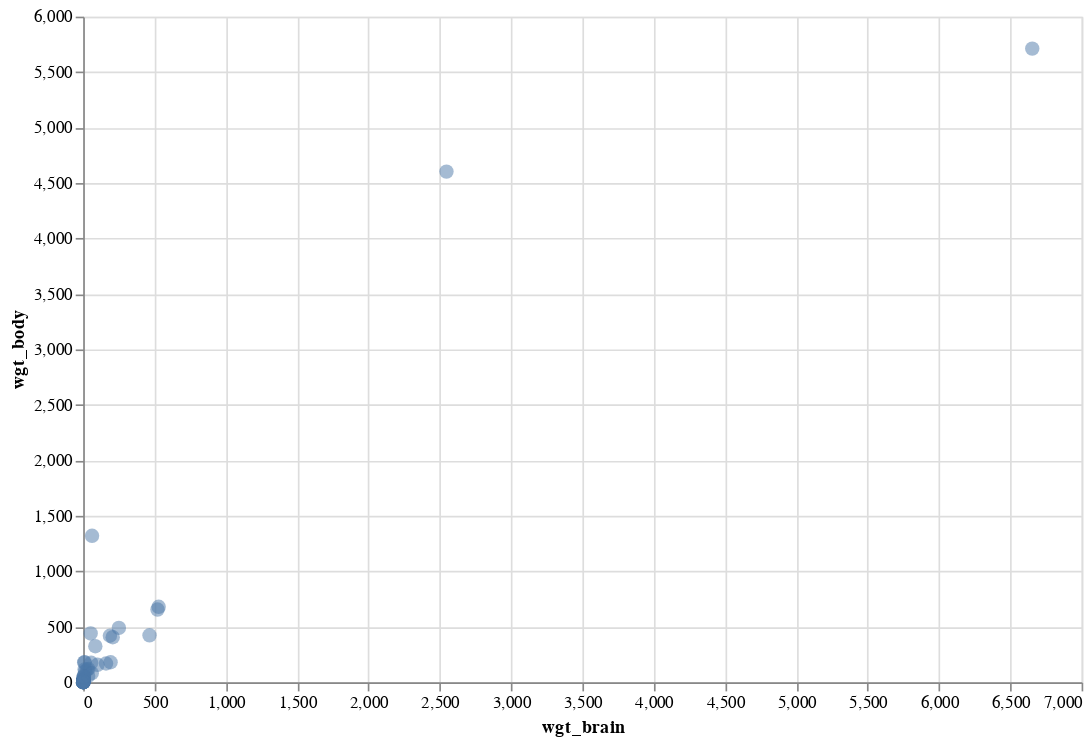

Notebook cell for this chart:
### Markdown cell above
### Exploración

### Code cell
alt.Chart(brain_body_df).mark_circle(size=75, opacity=0.5).encode(
    x="wgt_brain:Q",
    y="wgt_body:Q"
).properties(
    width=600,
    height=400
)

### Figure 1 — Vega-Lite specification as saved in the notebook (floating-point values rounded to 4 significant figures)
{"$schema": "https://vega.github.io/schema/vega-lite/v2.4.3.json", "config": {"view": {"height": 300, "width": 400}}, "data": {"values": [{"wgt_body": 44.5, "wgt_brain": 3.385}, {"wgt_body": 15.5, "wgt_brain": 0.48}, {"wgt_body": 8.1, "wgt_brain": 1.35}, {"wgt_body": 423, "wgt_brain": 465}, {"wgt_body": 119.5, "wgt_brain": 36.33}, {"wgt_body": 115, "wgt_brain": 27.66}, {"wgt_body": 98.2, "wgt_brain": 14.83}, {"wgt_body": 5.5, "wgt_brain": 1.04}, {"wgt_body": 58, "wgt_brain": 4.19}, {"wgt_body": 6.4, "wgt_brain": 0.425}, {"wgt_body": 4, "wgt_brain": 0.101}, {"wgt_body": 5.7, "wgt_brain": 0.92}, {"wgt_body": 6.6, "wgt_brain": 1}, {"wgt_body": 0.14, "wgt_brain": 0.005}, {"wgt_body": 1, "wgt_brain": 0.06}, {"wgt_body": 10.8, "wgt_brain": 3.5}, {"wgt_body": 12.3, "wgt_brain": 2}, {"wgt_body": 6.3, "wgt_brain": 1.7}, {"wgt_body": 4603, "wgt_brain": 2547}, {"wgt_body": 0.3, "wgt_brain": 0.023}, {"wgt_body": 419, "wgt_brain": 187.1}, {"wgt_body": 655, "wgt_brain": 521}, {"wgt_body": 3.5, "wgt_brain": 0.785}, {"wgt_body": 115, "wgt_brain": 10}, {"wgt_body": 25.6, "wgt_brain": 3.3}, {"wgt_body": 5, "wgt_brain": 0.2}, {"wgt_body": 17.5, "wgt_brain": 1.41}, {"wgt_body": 680, "wgt_brain": 529}, {"wgt_body": 406, "wgt_brain": 207}, {"wgt_body": 325, "wgt_brain": 85}, {"wgt_body": 12.3, "wgt_brain": 0.75}, {"wgt_body": 1320, "wgt_brain": 62}, {"wgt_body": 5712, "wgt_brain": 6654}, {"wgt_body": 3.9, "wgt_brain": 3.5}, {"wgt_body": 179, "wgt_brain": 6.8}, {"wgt_body": 56, "wgt_brain": 35}, {"wgt_body": 17, "wgt_brain": 4.05}, {"wgt_body": 1, "wgt_brain": 0.12}, {"wgt_body": 0.4, "wgt_brain": 0.023}, {"wgt_body": 0.25, "wgt_brain": 0.01}, {"wgt_body": 12.5, "wgt_brain": 1.4}, {"wgt_body": 490, "wgt_brain": 250}, {"wgt_body": 12.1, "wgt_brain": 2.5}, {"wgt_body": 175, "wgt_brain": 55.5}, {"wgt_body": 157, "wgt_brain": 100}, {"wgt_body": 440, "wgt_brain": 52.16}, {"wgt_body": 179.5, "wgt_brain": 10.55}, {"wgt_body": 2.4, "wgt_brain": 0.55}, {"wgt_body": 81, "wgt_brain": 60}, {"wgt_body": 21, "wgt_brain": 3.6}, {"wgt_body": 39.2, "wgt_brain": 4.288}, {"wgt_body": 1.9, "wgt_brain": 0.28}, {"wgt_body": 1.2, "wgt_brain": 0.075}, {"wgt_body": 3, "wgt_brain": 0.122}, {"wgt_body": 0.33, "wgt_brain": 0.048}, {"wgt_body": 180, "wgt_brain": 192}, {"wgt_body": 25, "wgt_brain": 3}, {"wgt_body": 169, "wgt_brain": 160}, {"wgt_body": 2.6, "wgt_brain": 0.9}, {"wgt_body": 11.4, "wgt_brain": 1.62}, {"wgt_body": 2.5, "wgt_brain": 0.104}, {"wgt_body": 50.4, "wgt_brain": 4.235}]}, "encoding": {"x": {"field": "wgt_brain", "type": "quantitative"}, "y": {"field": "wgt_body", "type": "quantitative"}}, "height": 400, "mark": {"opacity": 0.5, "size": 75, "type": "circle"}, "width": 600}
